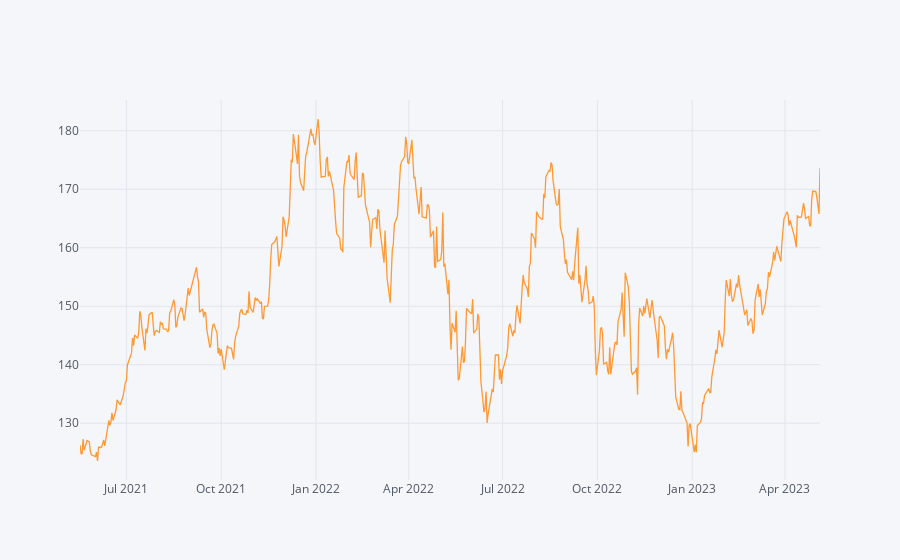

Notebook code cell kept with this figure:
### Code cell
data.Close.iplot(kind='line') # the same above chart was prepared by iplot i.e is Plotly which is very beautiful along with hower values

### Figure 1 — Plotly figure (JSON) as saved in the notebook; plotly's stock layout.template omitted (floating-point values rounded to 4 significant figures; data arrays with more than 128 entries replaced by an {"elided": "..."} marker saying what was removed)
{"data": [{"line": {"color": "rgba(255, 153, 51, 1.0)", "dash": "solid", "shape": "linear", "width": 1.3}, "mode": "lines", "name": "Close", "text": "", "type": "scatter", "x": {"elided": "497 str values"}, "y": {"elided": "497 float values"}}], "layout": {"legend": {"bgcolor": "#F5F6F9", "font": {"color": "#4D5663"}}, "paper_bgcolor": "#F5F6F9", "plot_bgcolor": "#F5F6F9", "title": {"font": {"color": "#4D5663"}}, "xaxis": {"gridcolor": "#E1E5ED", "showgrid": true, "tickfont": {"color": "#4D5663"}, "title": {"font": {"color": "#4D5663"}, "text": ""}, "zerolinecolor": "#E1E5ED"}, "yaxis": {"gridcolor": "#E1E5ED", "showgrid": true, "tickfont": {"color": "#4D5663"}, "title": {"font": {"color": "#4D5663"}, "text": ""}, "zerolinecolor": "#E1E5ED"}}}
